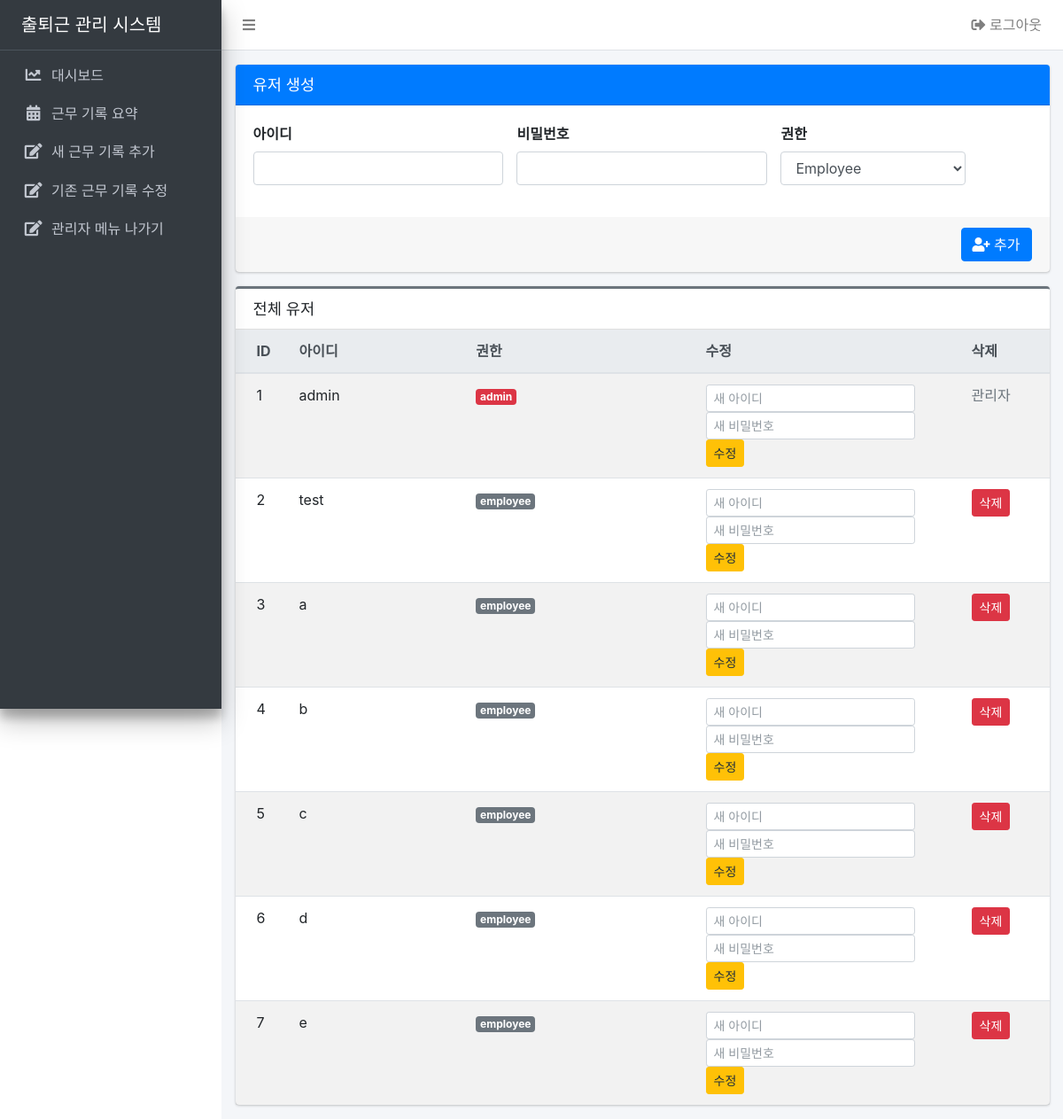
Page /admin/ (signed in) on the earlier database version.
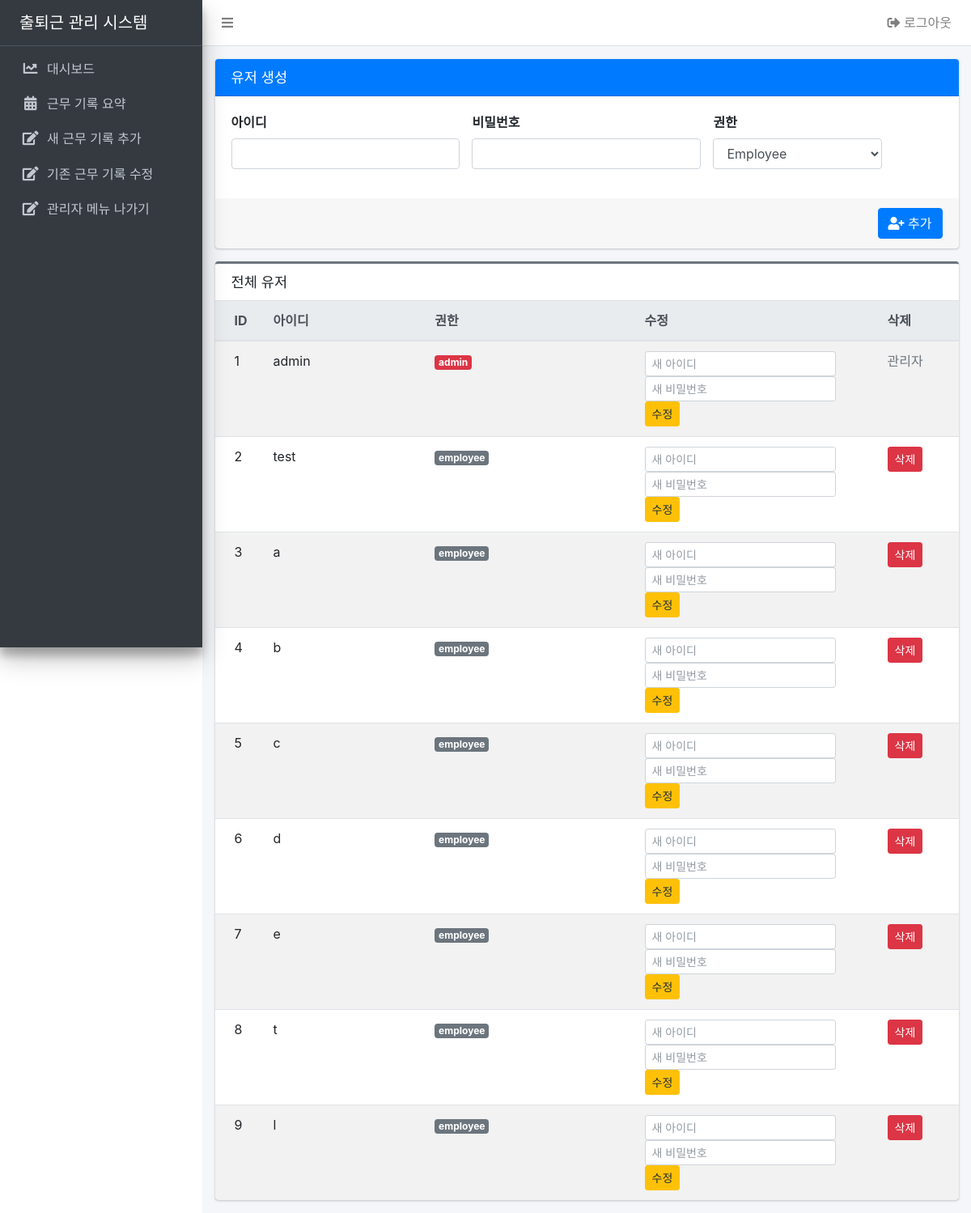
Same page on the later database version.
### app/models.py (models this page shows)
class User(UserMixin, db.Model):
    id = db.Column(db.Integer, primary_key=True)
    username = db.Column(db.String(50), unique=True, nullable=False)
    password_hash = db.Column(db.String(128), nullable=False)
    role = db.Column(db.String(10), default="employee")

### app/admin.py (the view)
@admin_bp.route("/")
@login_required
@admin_required
def dashboard():
    users = User.query.all()
    return render_template("admin_dashboard.html", users=users)

### app/models.py (called while the page is built)
@login_manager.user_loader
def load_user(user_id):
    return User.query.get(int(user_id))

### app/utils.py (called while the page is built)
def admin_required(f):
    @wraps(f)
    def decorated_function(*args, **kwargs):
        if not current_user.is_authenticated or current_user.role != "admin":
            abort(403)
        return f(*args, **kwargs)
    return decorated_function

### app/templates/admin_dashboard.html (shortened to what this page needs)
{% extends "admin_base.html" %}
{% block content %}
<div class="row">
  <div class="col-md-12">
    <div class="card card-primary">
      <div class="card-header">
        <h3 class="card-title">유저 생성</h3>
      </div>
      <form method="post" action="{{ url_for('admin.create_user') }}">
        <div class="card-body">
          <div class="row">
            <div class="col-md-4">
              <div class="form-group">
                <label>아이디</label>
                <input type="text" class="form-control" name="username" required>
              </div>
            </div>
            <div class="col-md-4">
              <div class="form-group">
                <label>비밀번호</label>
                <input type="password" class="form-control" name="password" required>
              </div>
            </div>
            <div class="col-md-3">
              <div class="form-group">
                <label>권한</label>
                <select class="form-control" name="role">
                  <option value="employee">Employee</option>
                </select>
              </div>
            </div>
          </div>
        </div>
        <div class="card-footer text-right">
          <button type="submit" class="btn btn-primary">
            <i class="fas fa-user-plus"></i> 추가
          </button>
        </div>
      </form>
    </div>
  </div>
  <div class="col-md-12">
    <div class="card card-outline card-secondary">
      <div class="card-header">
        <h3 class="card-title">전체 유저</h3>
      </div>
      <div class="card-body p-0">
        <table class="table table-striped table-hover mb-0">
          <thead class="thead-light">
            <tr>
              <th style="width: 60px">ID</th>
              <th>아이디</th>
              <th>권한</th>
              <th style="width: 300px">수정</th>
              <th style="width: 100px">삭제</th>
            </tr>
          </thead>
          <tbody>
            {% for u in users %}
            <tr>
              <td>{{ u.id }}</td>
              <td>{{ u.username }}</td>
              <td>
                <span class="badge badge-{{ 'danger' if u.role == 'admin' else 'secondary' }}">
                  {{ u.role }}
                </span>
              </td>
              <td>
                <form method="POST" action="{{ url_for('admin.update_user') }}" class="form-inline">
                  <input type="text"
                         name="username"
                         class="form-control form-control-sm mr-1"
                         placeholder="새 아이디">
                  <input type="password"
                         name="password"
                         class="form-control form-control-sm mr-1"
                         placeholder="새 비밀번호">
                  <button type="submit" class="btn btn-sm btn-warning">
                    수정
                  </button>
                </form>
              </td>
              <td>
                {% if u.role != "admin" %}
                <form method="POST"
                      action="{{ url_for('admin.delete_user', user_id=u.id) }}"
                      onsubmit="return confirm('정말 삭제하시겠습니까?');">
                  <button type="submit" class="btn btn-sm btn-danger">
                    삭제
                  </button>
                </form>
                {% else %}
                  <span class="text-muted">관리자</span>
                {% endif %}
              </td>
            </tr>
            {% endfor %}
          </tbody>
        </table>
      </div>
    </div>
  </div>
</div>
{% endblock %}

### app/templates/admin_base.html (shortened to what this page needs)
<!DOCTYPE html>
<html lang="ko">
<head>
  <link rel="stylesheet"
        href="{{ url_for('static', filename='adminlte/plugins/fontawesome-free/css/all.min.css') }}">
  <link rel="stylesheet"
        href="{{ url_for('static', filename='adminlte/css/adminlte.min.css') }}">
</head>
<body class="hold-transition sidebar-mini layout-fixed">
<div class="wrapper">
  <nav class="main-header navbar navbar-expand navbar-white navbar-light">
    <ul class="navbar-nav">
      <li class="nav-item">
        <a class="nav-link" data-widget="pushmenu" href="#"><i class="fas fa-bars"></i></a>
      </li>
    </ul>
    <ul class="navbar-nav ml-auto">
      <li class="nav-item">
        <a class="nav-link" href="{{ url_for('auth.logout') }}">
          <i class="fas fa-sign-out-alt"></i> 로그아웃
        </a>
      </li>
    </ul>
  </nav>
  <aside class="main-sidebar sidebar-dark-primary elevation-4">
    <a href="{{ url_for('admin.dashboard') }}" class="brand-link">
      <span class="brand-text font-weight-light ml-3">출퇴근 관리 시스템</span>
    </a>
    <div class="sidebar">
      <nav class="mt-2">
        <ul class="nav nav-pills nav-sidebar flex-column" role="menu">
          <li class="nav-item">
            <a href="{{ url_for('admin.dashboard') }}" class="nav-link">
              <i class="nav-icon fas fa-chart-line"></i>
              <p>대시보드</p>
            </a>
          </li>
          <li class="nav-item">
            <a href="{{ url_for('admin.work_summary') }}" class="nav-link">
              <i class="nav-icon fas fa-calendar-alt"></i>
              <p>근무 기록 요약</p>
            </a>
          </li>
          <li class="nav-item">
            <a href="{{ url_for('admin.add_worklog') }}" class="nav-link">
              <i class="nav-icon fas fa-edit"></i>
              <p>새 근무 기록 추가</p>
            </a>
          </li>
          <li class="nav-item">
            <a href="{{ url_for('admin.edit_worklog_by_query') }}" class="nav-link">
              <i class="nav-icon fas fa-edit"></i>
              <p>기존 근무 기록 수정</p>
            </a>
          </li>
          <li class="nav-item">
            <a href="{{ url_for('attendance.dashboard') }}" class="nav-link">
              <i class="nav-icon fas fa-edit"></i>
              <p>관리자 메뉴 나가기</p>
            </a>
          </li>
        </ul>
      </nav>
    </div>
  </aside>
  <div class="content-wrapper">
    <section class="content pt-3">
      <div class="container-fluid">
        {% block content %}{% endblock %}
      </div>
    </section>
  </div>
</div>
</body>
</html>

Differences in the rows shown:
added User: id "8", username "t", role "employee"
added User: id "9", username "l", role "employee"
